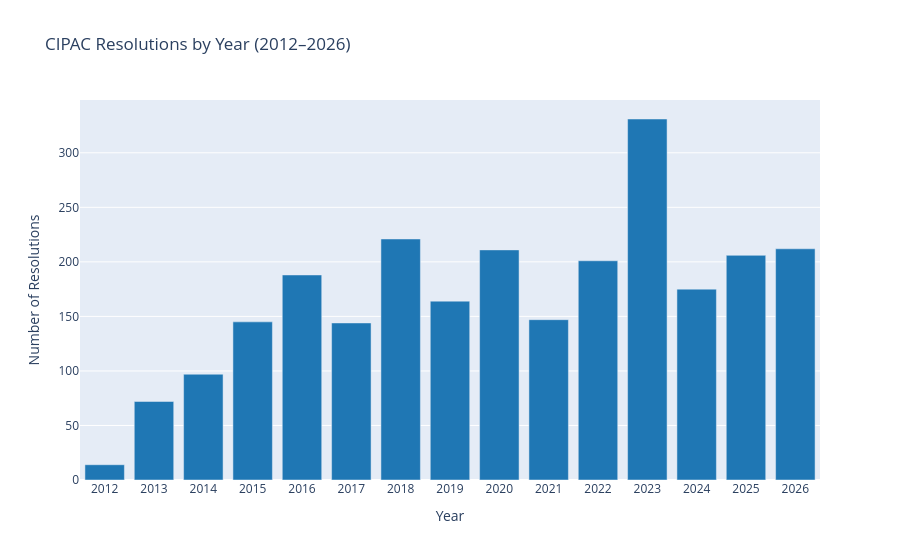

The code cell stored with this chart in its notebook:
### Markdown cell above
## 4. Resolutions by Year

Analyzing how CIPAC resolution volume has evolved year over year from 2012 to 2026.

### Code cell
# Resolutions per year
res_per_year = df['year'].value_counts().sort_index()

fig = px.bar(
    x=res_per_year.index,
    y=res_per_year.values,
    title='CIPAC Resolutions by Year (2012–2026)',
    labels={'x': 'Year', 'y': 'Number of Resolutions'},
)
fig.update_traces(marker_color='#1f77b4')
fig.update_layout(showlegend=False)
fig.show()

print(f"\nPeak year:   {res_per_year.idxmax()} ({res_per_year.max()} resolutions)")
print(f"Lowest year: {res_per_year.idxmin()} ({res_per_year.min()} resolutions)")
print(f"Average:     {res_per_year.mean():.0f} resolutions/year")

### Figure 1 — Plotly figure (JSON) as saved in the notebook; plotly's stock layout.template omitted (floating-point values rounded to 4 significant figures)
{"data": [{"hovertemplate": "Year=%{x}<br>Number of Resolutions=%{y}<extra></extra>", "legendgroup": "", "marker": {"color": "#1f77b4", "pattern": {"shape": ""}}, "name": "", "orientation": "v", "showlegend": false, "textposition": "auto", "type": "bar", "x": ["2012", "2013", "2014", "2015", "2016", "2017", "2018", "2019", "2020", "2021", "2022", "2023", "2024", "2025", "2026"], "xaxis": "x", "y": [14, 72, 97, 145, 188, 144, 221, 164, 211, 147, 201, 331, 175, 206, 212], "yaxis": "y"}], "layout": {"barmode": "relative", "legend": {"tracegroupgap": 0}, "showlegend": false, "title": {"text": "CIPAC Resolutions by Year (2012–2026)"}, "xaxis": {"anchor": "y", "domain": [0, 1], "title": {"text": "Year"}}, "yaxis": {"anchor": "x", "domain": [0, 1], "title": {"text": "Number of Resolutions"}}}}
